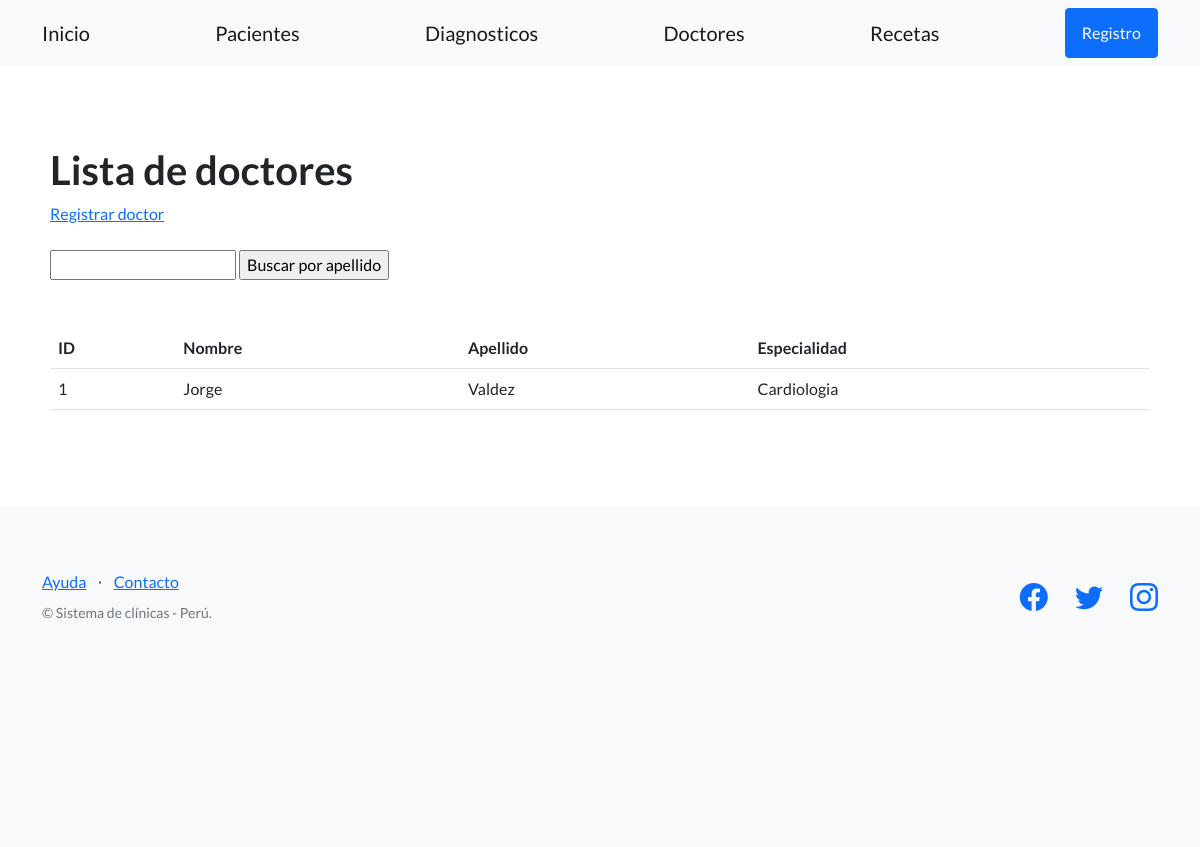
Page /clinica/doctores/ on the earlier database version.
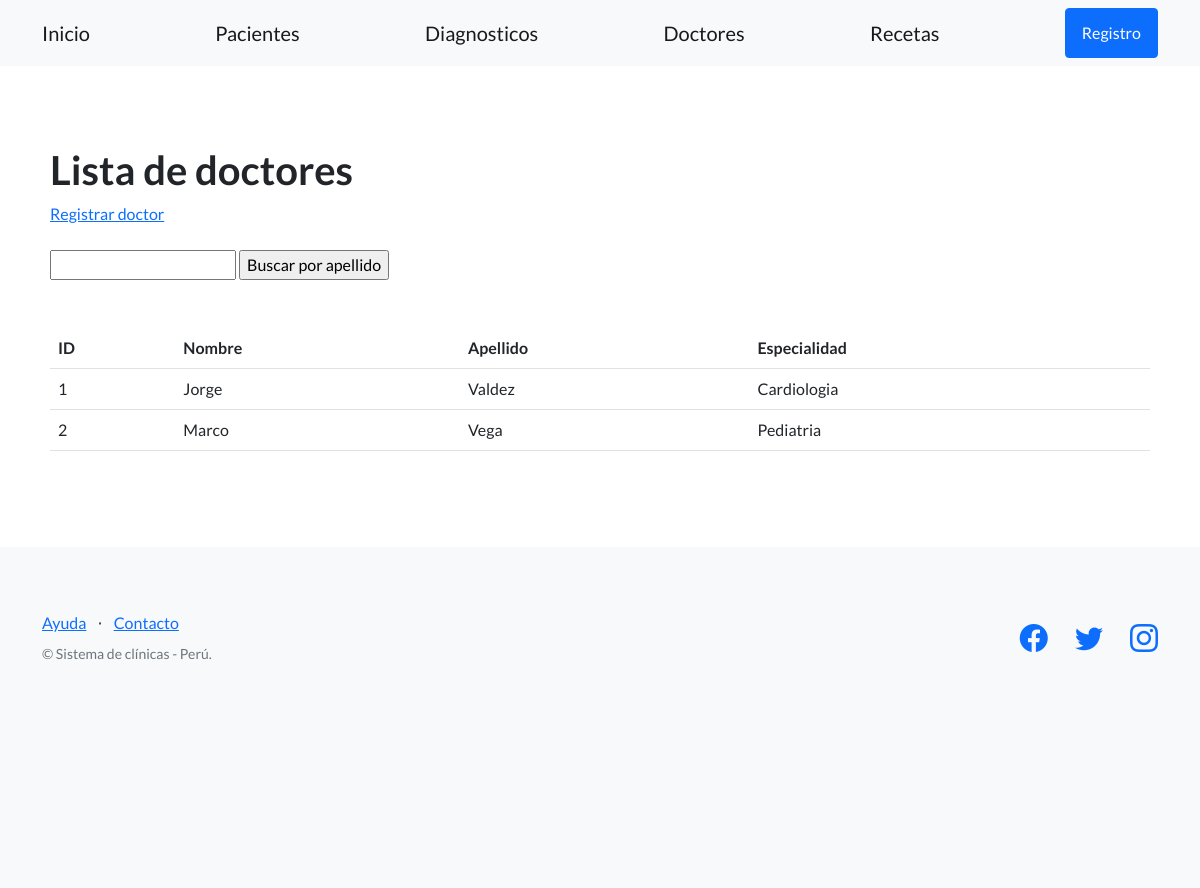
Same page on the later database version.
### control_clinica/models.py (models this page shows, shortened)
class Doctor(models.Model):
    apellido = models.CharField(max_length=256)
    nombre = models.CharField(max_length=256)
    dni = models.CharField(max_length=32)
    email = models.EmailField()
    telefono = models.CharField(max_length=20)
    especialidad = models.CharField(max_length=128)
    fecha_nacimiento = models.DateField()

### control_clinica/views.py (the view)
# urls.py: path('doctores/', DoctoresListView.as_view(), name='listar_doctores'),
class DoctoresListView(ListView):
    model = Doctor
    template_name='control_clinica/lista_doctores.html'

### control_clinica/templates/control_clinica/lista_doctores.html (shortened to what this page needs)
{% extends "control_clinica/base.html" %}
{% block contenido %}
<section>
    <div>
        <h1>Lista de doctores</h1>
        <a href="{% url 'registrar_doctor' %}">Registrar doctor</a>
        <br><br>
        <form action="{% url 'buscar_doctor' %}" method="post">
            <input type="text" name="busqueda">
            <input type="submit" value="Buscar por apellido">
        </form>
        <br><br>
        <table class="table">
            <tbody>
                <tr>
                    <th>ID</th>
                    <th>Nombre</th>
                    <th>Apellido</th>
                    <th>Especialidad</th>
                </tr>
                {% for doctor in object_list %}
                <tr>
                    <td>{{ doctor.id }} </td>
                    <td>{{ doctor.nombre }} </td>
                    <td>{{ doctor.apellido }} </td>
                    <td>{{ doctor.especialidad }} </td>
                </tr>
                {% endfor %}
            </tbody>
        </table>
    </div>
</section>
{% endblock contenido %}

Differences in the rows shown:
added Doctor: id "2", nombre "Marco", apellido "Vega", especialidad "Pediatria"
